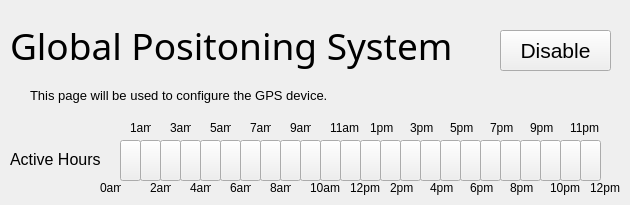
     <widget class="QWidget" name="gpsConfigPage">
      <widget class="QLabel" name="gpsConfigLabel">
       <property name="geometry">
        <rect>
         <x>10</x>
         <y>10</y>
         <width>441</width>
         <height>71</height>
        </rect>
       </property>
       <property name="font">
        <font>
         <family>Shree Devanagari 714</family>
         <pointsize>40</pointsize>
        </font>
       </property>
       <property name="styleSheet">
        <string notr="true">color: rgb(0,0,0);</string>
       </property>
       <property name="text">
        <string>&lt;html&gt;&lt;head/&gt;&lt;body&gt;&lt;p&gt;&lt;span style=&quot; font-size:28pt;&quot;&gt;Global Positoning System&lt;/span&gt;&lt;/p&gt;&lt;/body&gt;&lt;/html&gt;</string>
       </property>
      </widget>
      <widget class="QLabel" name="gpsPageDescription">
       <property name="geometry">
        <rect>
         <x>30</x>
         <y>80</y>
         <width>541</width>
         <height>31</height>
        </rect>
       </property>
       <property name="font">
        <font>
         <pointsize>10</pointsize>
        </font>
       </property>
       <property name="styleSheet">
        <string notr="true">color:rgb(0, 0, 0)</string>
       </property>
       <property name="text">
        <string>This page will be used to configure the GPS device. </string>
       </property>
       <property name="wordWrap">
        <bool>true</bool>
       </property>
      </widget>
      <widget class="QPushButton" name="gps_b_18">
       <property name="geometry">
        <rect>
         <x>460</x>
         <y>140</y>
         <width>21</width>
         <height>41</height>
        </rect>
       </property>
       <property name="text">
        <string/>
       </property>
       <property name="button_shift" stdset="0">
        <number>17</number>
       </property>
      </widget>
      <widget class="QPushButton" name="gps_b_16">
       <property name="geometry">
        <rect>
         <x>420</x>
         <y>140</y>
         <width>21</width>
         <height>41</height>
        </rect>
       </property>
       <property name="text">
        <string/>
       </property>
       <property name="button_shift" stdset="0">
        <number>15</number>
       </property>
      </widget>
      <widget class="QPushButton" name="gps_b_4">
       <property name="geometry">
        <rect>
         <x>180</x>
         <y>140</y>
         <width>21</width>
         <height>41</height>
        </rect>
       </property>
       <property name="text">
        <string/>
       </property>
       <property name="button_shift" stdset="0">
        <number>3</number>
       </property>
      </widget>
      <widget class="QPushButton" name="gps_b_20">
       <property name="geometry">
        <rect>
         <x>500</x>
         <y>140</y>
         <width>21</width>
         <height>41</height>
        </rect>
       </property>
       <property name="text">
        <string/>
       </property>
       <property name="button_shift" stdset="0">
        <number>19</number>
       </property>
      </widget>
      <widget class="QPushButton" name="gps_b_5">
       <property name="geometry">
        <rect>
         <x>200</x>
         <y>140</y>
         <width>21</width>
         <height>41</height>
        </rect>
       </property>
       <property name="text">
        <string/>
       </property>
       <property name="button_shift" stdset="0">
        <number>4</number>
       </property>
      </widget>
      <widget class="QPushButton" name="gps_b_21">
       <property name="geometry">
        <rect>
         <x>520</x>
         <y>140</y>
         <width>21</width>
         <height>41</height>
        </rect>
       </property>
       <property name="text">
        <string/>
       </property>
       <property name="button_shift" stdset="0">
        <number>20</number>
       </property>
      </widget>
      <widget class="QPushButton" name="gps_b_24">
       <property name="geometry">
        <rect>
         <x>580</x>
         <y>140</y>
         <width>21</width>
         <height>41</height>
        </rect>
       </property>
       <property name="text">
        <string/>
       </property>
       <property name="button_shift" stdset="0">
        <number>23</number>
       </property>
      </widget>
      <widget class="QPushButton" name="gps_b_2">
       <property name="geometry">
        <rect>
         <x>140</x>
         <y>140</y>
         <width>21</width>
         <height>41</height>
        </rect>
       </property>
       <property name="text">
        <string/>
       </property>
       <property name="button_shift" stdset="0">
        <number>1</number>
       </property>
      </widget>
      <widget class="QPushButton" name="gps_b_8">
       <property name="geometry">
        <rect>
         <x>260</x>
         <y>140</y>
         <width>21</width>
         <height>41</height>
        </rect>
       </property>
       <property name="text">
        <string/>
       </property>
       <property name="button_shift" stdset="0">
        <number>7</number>
       </property>
      </widget>
      <widget class="QPushButton" name="gps_b_19">
       <property name="geometry">
        <rect>
         <x>480</x>
         <y>140</y>
         <width>21</width>
         <height>41</height>
        </rect>
       </property>
       <property name="text">
        <string/>
       </property>
       <property name="button_shift" stdset="0">
        <number>18</number>
       </property>
      </widget>
      <widget class="QPushButton" name="gps_b_9">
       <property name="geometry">
        <rect>
         <x>280</x>
         <y>140</y>
         <width>21</width>
         <height>41</height>
        </rect>
       </property>
       <property name="text">
        <string/>
       </property>
       <property name="button_shift" stdset="0">
        <number>8</number>
       </property>
      </widget>
      <widget class="QPushButton" name="gps_b_22">
       <property name="geometry">
        <rect>
         <x>540</x>
         <y>140</y>
         <width>21</width>
         <height>41</height>
        </rect>
       </property>
       <property name="text">
        <string/>
       </property>
       <property name="button_shift" stdset="0">
        <number>21</number>
       </property>
      </widget>
      <widget class="QPushButton" name="gps_b_6">
       <property name="geometry">
        <rect>
         <x>220</x>
         <y>140</y>
         <width>21</width>
         <height>41</height>
        </rect>
       </property>
       <property name="text">
        <string/>
       </property>
       <property name="button_shift" stdset="0">
        <number>5</number>
       </property>
      </widget>
      <widget class="QPushButton" name="gps_b_11">
       <property name="geometry">
        <rect>
         <x>320</x>
         <y>140</y>
         <width>21</width>
         <height>41</height>
        </rect>
       </property>
       <property name="text">
        <string/>
       </property>
       <property name="button_shift" stdset="0">
        <number>10</number>
       </property>
      </widget>
      <widget class="QPushButton" name="gps_b_23">
       <property name="geometry">
        <rect>
         <x>560</x>
         <y>140</y>
         <width>21</width>
         <height>41</height>
        </rect>
       </property>
       <property name="text">
        <string/>
       </property>
       <property name="button_shift" stdset="0">
        <number>22</number>
       </property>
      </widget>
      <widget class="QPushButton" name="gps_b_13">
       <property name="geometry">
        <rect>
         <x>360</x>
         <y>140</y>
         <width>21</width>
         <height>41</height>
        </rect>
       </property>
       <property name="text">
        <string/>
       </property>
       <property name="button_shift" stdset="0">
        <number>12</number>
       </property>
      </widget>
      <widget class="QPushButton" name="gps_b">
       <property name="geometry">
        <rect>
         <x>120</x>
         <y>140</y>
         <width>21</width>
         <height>41</height>
        </rect>
       </property>
       <property name="text">
        <string/>
       </property>
       <property name="button_shift" stdset="0">
        <number>0</number>
       </property>
      </widget>
      <widget class="QPushButton" name="gps_b_10">
       <property name="geometry">
        <rect>
         <x>300</x>
         <y>140</y>
         <width>21</width>
         <height>41</height>
        </rect>
       </property>
       <property name="text">
        <string/>
       </property>
       <property name="button_shift" stdset="0">
        <number>9</number>
       </property>
      </widget>
      <widget class="QPushButton" name="gps_b_17">
       <property name="geometry">
        <rect>
         <x>440</x>
         <y>140</y>
         <width>21</width>
         <height>41</height>
        </rect>
       </property>
       <property name="text">
        <string/>
       </property>
       <property name="button_shift" stdset="0">
        <number>16</number>
       </property>
      </widget>
      <widget class="QPushButton" name="gps_b_14">
       <property name="geometry">
        <rect>
         <x>380</x>
         <y>140</y>
         <width>21</width>
         <height>41</height>
        </rect>
       </property>
       <property name="text">
        <string/>
       </property>
       <property name="button_shift" stdset="0">
        <number>13</number>
       </property>
      </widget>
      <widget class="QPushButton" name="gps_b_3">
       <property name="geometry">
        <rect>
         <x>160</x>
         <y>140</y>
         <width>21</width>
         <height>41</height>
        </rect>
       </property>
       <property name="text">
        <string/>
       </property>
       <property name="button_shift" stdset="0">
        <number>2</number>
       </property>
      </widget>
      <widget class="QPushButton" name="gps_b_12">
       <property name="geometry">
        <rect>
         <x>340</x>
         <y>140</y>
         <width>21</width>
         <height>41</height>
        </rect>
       </property>
       <property name="text">
        <string/>
       </property>
       <property name="button_shift" stdset="0">
        <number>11</number>
       </property>
      </widget>
      <widget class="QPushButton" name="gps_b_7">
       <property name="geometry">
        <rect>
         <x>240</x>
         <y>140</y>
         <width>21</width>
         <height>41</height>
        </rect>
       </property>
       <property name="text">
        <string/>
       </property>
       <property name="button_shift" stdset="0">
        <number>6</number>
       </property>
      </widget>
      <widget class="QPushButton" name="gps_b_15">
       <property name="geometry">
        <rect>
         <x>400</x>
         <y>140</y>
         <width>21</width>
         <height>41</height>
        </rect>
       </property>
       <property name="text">
        <string/>
       </property>
       <property name="button_shift" stdset="0">
        <number>14</number>
       </property>
      </widget>
      <widget class="QLabel" name="label_139">
       <property name="geometry">
        <rect>
         <x>130</x>
         <y>120</y>
         <width>21</width>
         <height>16</height>
        </rect>
       </property>
       <property name="text">
        <string>1am</string>
       </property>
      </widget>
      <widget class="QLabel" name="label_123">
       <property name="geometry">
        <rect>
         <x>450</x>
         <y>120</y>
         <width>31</width>
         <height>16</height>
        </rect>
       </property>
       <property name="text">
        <string>5pm</string>
       </property>
      </widget>
      <widget class="QLabel" name="label_120">
       <property name="geometry">
        <rect>
         <x>290</x>
         <y>120</y>
         <width>21</width>
         <height>16</height>
        </rect>
       </property>
       <property name="text">
        <string>9am</string>
       </property>
      </widget>
      <widget class="QLabel" name="label_118">
       <property name="geometry">
        <rect>
         <x>330</x>
         <y>120</y>
         <width>31</width>
         <height>16</height>
        </rect>
       </property>
       <property name="text">
        <string>11am</string>
       </property>
      </widget>
      <widget class="QLabel" name="label_125">
       <property name="geometry">
        <rect>
         <x>510</x>
         <y>180</y>
         <width>31</width>
         <height>16</height>
        </rect>
       </property>
       <property name="text">
        <string>8pm</string>
       </property>
      </widget>
      <widget class="QLabel" name="label_137">
       <property name="geometry">
        <rect>
         <x>10</x>
         <y>150</y>
         <width>111</width>
         <height>20</height>
        </rect>
       </property>
       <property name="text">
        <string>&lt;html&gt;&lt;head/&gt;&lt;body&gt;&lt;p&gt;&lt;span style=&quot; font-size:12pt; color:#000000;&quot;&gt;Active Hours&lt;/span&gt;&lt;/p&gt;&lt;/body&gt;&lt;/html&gt;</string>
       </property>
      </widget>
      <widget class="QLabel" name="label_119">
       <property name="geometry">
        <rect>
         <x>370</x>
         <y>120</y>
         <width>31</width>
         <height>16</height>
        </rect>
       </property>
       <property name="text">
        <string>1pm</string>
       </property>
      </widget>
      <widget class="QLabel" name="label_114">
       <property name="geometry">
        <rect>
         <x>590</x>
         <y>180</y>
         <width>31</width>
         <height>16</height>
        </rect>
       </property>
       <property name="text">
        <string>12pm</string>
       </property>
      </widget>
      <widget class="QLabel" name="label_121">
       <property name="geometry">
        <rect>
         <x>470</x>
         <y>180</y>
         <width>31</width>
         <height>16</height>
        </rect>
       </property>
       <property name="text">
        <string>6pm</string>
       </property>
      </widget>
      <widget class="QLabel" name="label_126">
       <property name="geometry">
        <rect>
         <x>230</x>
         <y>180</y>
         <width>21</width>
         <height>16</height>
        </rect>
       </property>
       <property name="text">
        <string>6am</string>
       </property>
      </widget>
      <widget class="QLabel" name="label_135">
       <property name="geometry">
        <rect>
         <x>530</x>
         <y>120</y>
         <width>31</width>
         <height>16</height>
        </rect>
       </property>
       <property name="text">
        <string>9pm</string>
       </property>
      </widget>
      <widget class="QLabel" name="label_128">
       <property name="geometry">
        <rect>
         <x>410</x>
         <y>120</y>
         <width>31</width>
         <height>16</height>
        </rect>
       </property>
       <property name="text">
        <string>3pm</string>
       </property>
      </widget>
      <widget class="QLabel" name="label_136">
       <property name="geometry">
        <rect>
         <x>310</x>
         <y>180</y>
         <width>31</width>
         <height>16</height>
        </rect>
       </property>
       <property name="text">
        <string>10am</string>
       </property>
      </widget>
      <widget class="QLabel" name="label_127">
       <property name="geometry">
        <rect>
         <x>170</x>
         <y>120</y>
         <width>21</width>
         <height>16</height>
        </rect>
       </property>
       <property name="text">
        <string>3am</string>
       </property>
      </widget>
      <widget class="QLabel" name="label_115">
       <property name="geometry">
        <rect>
         <x>430</x>
         <y>180</y>
         <width>31</width>
         <height>16</height>
        </rect>
       </property>
       <property name="text">
        <string>4pm</string>
       </property>
      </widget>
      <widget class="QLabel" name="label_134">
       <property name="geometry">
        <rect>
         <x>490</x>
         <y>120</y>
         <width>31</width>
         <height>16</height>
        </rect>
       </property>
       <property name="text">
        <string>7pm</string>
       </property>
      </widget>
      <widget class="QLabel" name="label_129">
       <property name="geometry">
        <rect>
         <x>390</x>
         <y>180</y>
         <width>31</width>
         <height>16</height>
        </rect>
       </property>
       <property name="text">
        <string>2pm</string>
       </property>
      </widget>
      <widget class="QLabel" name="label_117">
       <property name="geometry">
        <rect>
         <x>250</x>
         <y>120</y>
         <width>21</width>
         <height>16</height>
        </rect>
       </property>
       <property name="text">
        <string>7am</string>
       </property>
      </widget>
      <widget class="QLabel" name="label_132">
       <property name="geometry">
        <rect>
         <x>270</x>
         <y>180</y>
         <width>21</width>
         <height>16</height>
        </rect>
       </property>
       <property name="text">
        <string>8am</string>
       </property>
      </widget>
      <widget class="QLabel" name="label_133">
       <property name="geometry">
        <rect>
         <x>190</x>
         <y>180</y>
         <width>21</width>
         <height>16</height>
        </rect>
       </property>
       <property name="text">
        <string>4am</string>
       </property>
      </widget>
      <widget class="QLabel" name="label_124">
       <property name="geometry">
        <rect>
         <x>570</x>
         <y>120</y>
         <width>31</width>
         <height>16</height>
        </rect>
       </property>
       <property name="text">
        <string>11pm</string>
       </property>
      </widget>
      <widget class="QLabel" name="label_122">
       <property name="geometry">
        <rect>
         <x>100</x>
         <y>180</y>
         <width>21</width>
         <height>16</height>
        </rect>
       </property>
       <property name="text">
        <string>0am</string>
       </property>
      </widget>
      <widget class="QLabel" name="label_116">
       <property name="geometry">
        <rect>
         <x>150</x>
         <y>180</y>
         <width>21</width>
         <height>16</height>
        </rect>
       </property>
       <property name="text">
        <string>2am</string>
       </property>
      </widget>
      <widget class="QLabel" name="label_131">
       <property name="geometry">
        <rect>
         <x>210</x>
         <y>120</y>
         <width>21</width>
         <height>16</height>
        </rect>
       </property>
       <property name="text">
        <string>5am</string>
       </property>
      </widget>
      <widget class="QLabel" name="label_138">
       <property name="geometry">
        <rect>
         <x>350</x>
         <y>180</y>
         <width>31</width>
         <height>16</height>
        </rect>
       </property>
       <property name="text">
        <string>12pm</string>
       </property>
      </widget>
      <widget class="QLabel" name="label_130">
       <property name="geometry">
        <rect>
         <x>550</x>
         <y>180</y>
         <width>41</width>
         <height>16</height>
        </rect>
       </property>
       <property name="text">
        <string>10pm</string>
       </property>
      </widget>
      <widget class="QPushButton" name="gps_SW">
       <property name="geometry">
        <rect>
         <x>500</x>
         <y>30</y>
         <width>111</width>
         <height>41</height>
        </rect>
       </property>
       <property name="minimumSize">
        <size>
         <width>0</width>
         <height>41</height>
        </size>
       </property>
       <property name="maximumSize">
        <size>
         <width>141</width>
         <height>16777215</height>
        </size>
       </property>
       <property name="font">
        <font>
         <pointsize>16</pointsize>
        </font>
       </property>
       <property name="text">
        <string>Disable</string>
       </property>
       <property name="checkable">
        <bool>false</bool>
       </property>
      </widget>
     </widget>
